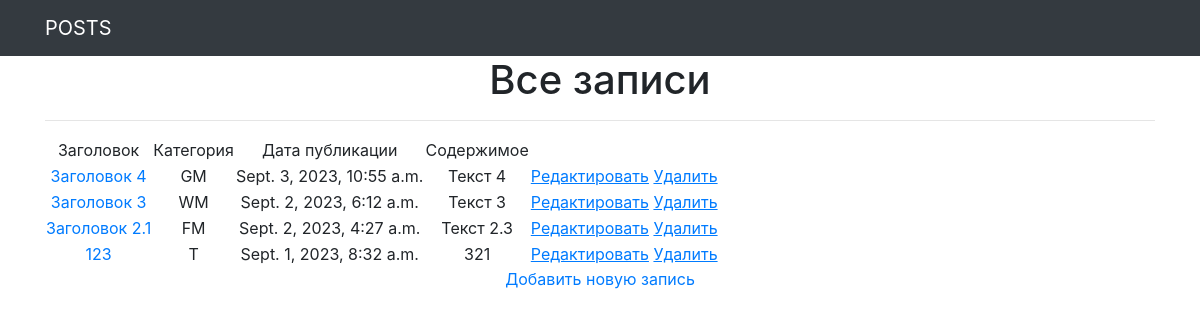
/posts/, run on the app's committed database.
### board_app/models.py (models this page shows)
class Post(models.Model):
    author = models.ForeignKey(Author, on_delete=models.CASCADE)
    dateCreation = models.DateTimeField(auto_now_add=True)
    category = models.CharField(verbose_name='Категория', max_length=3, choices=CATEGORIES, default='T')
    title = models.CharField(max_length=128)
    content = CKEditor5Field('Text', blank=True, null=True, config_name='extends')

### board_app/views.py (the view)
# urls.py: path('', PostsList.as_view()),
class PostsList(ListView):
    model = Post
    template_name = 'posts.html'
    context_object_name = 'posts'
    queryset = Post.objects.order_by('-dateCreation')

### templates/posts.html (shortened to what this page needs)
{% extends 'default.html' %}
{% block content %}
    <h1>Все записи</h1>
    <hr>
    {% if posts %}
        <table>
            <tr>
                <td>
                    Заголовок
                </td>
                <td>
                    Категория
                </td>
                <td>
                    Дата публикации
                </td>
                <td>
                    Содержимое
                </td>
            </tr>
        {% for post in posts %}
            <tr>
                <td>
                    <a href="{% url 'post_detail' post.id %}">{{ post.title}}</a>
               </td>
                <td>
                    {{ post.category }}
                </td>
                <td>
                    {{ post.dateCreation }}
                </td>
                <td>
                    {{ post.content|striptags }}
                </td>
                <td>
                    <a href="{% url 'post_edit' post.id %}"><u>Редактировать</u></a>
                    <a href="{% url 'post_delete' post.id %}"><u>Удалить</u></a>
                </td>
            </tr>
        {% endfor %}
        </table>
    {% else %}
        <h2>Публикации отсутствуют</h2>
    {% endif %}
    <a href="{% url 'post_add' %}">Добавить новую запись</a> <br>
{% endblock content %}

### templates/default.html (shortened to what this page needs)
{% load static %}
<!DOCTYPE html>
<html lang="en">
<head>
  <link href="{% static 'vendor/bootstrap/css/bootstrap.min.css' %}" rel="stylesheet">
</head>
<body>
  <nav class="navbar navbar-expand-lg navbar-dark bg-dark static-top">
    <div class="container">
      <a class="navbar-brand" href="#">POSTS</a>
    </div>
  </nav>
  <div class="container">
    <div class="row">
      <div class="col-lg-12 text-center">
       {% block content %}{% endblock content %}
      </div>
    </div>
  </div>
</body>
</html>

### data on the page
Post: title "Заголовок 4", category "GM", dateCreation "Sept. 3, 2023, 10:55 a.m.", content "Текст 4"
Post: title "Заголовок 3", category "WM", dateCreation "Sept. 2, 2023, 6:12 a.m.", content "Текст 3"
Post: title "Заголовок 2.1", category "FM", dateCreation "Sept. 2, 2023, 4:27 a.m.", content "Текст 2.3"
Post: title "123", category "T", dateCreation "Sept. 1, 2023, 8:32 a.m.", content "321"
